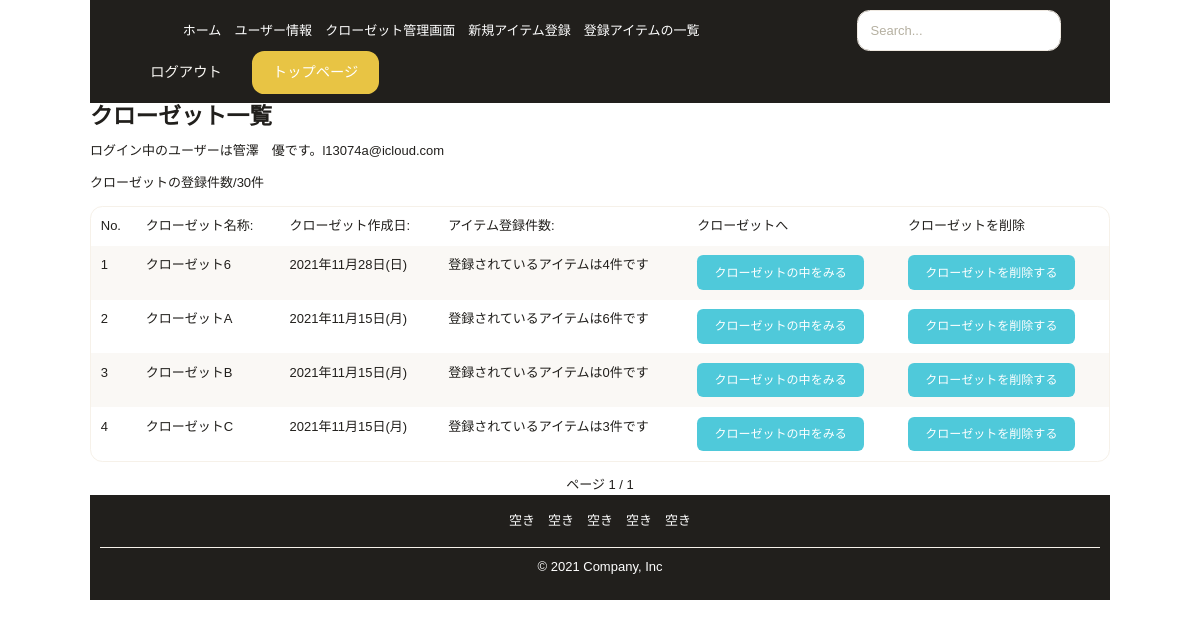
Screenshot of /contents/closet-list/ (signed in) with the database file from the repository.
### account/models.py (models this page shows, shortened)
class MyUser(AbstractBaseUser):
    email = models.EmailField(verbose_name="メールアドレス", max_length=255, unique=True)
    last_name = models.CharField(verbose_name="名前(姓)", max_length=100)
    first_name = models.CharField(verbose_name="名前(名)", max_length=100)
    last_kana = models.CharField(verbose_name="フリガナ(姓)", max_length=100)
    first_kana = models.CharField(verbose_name="フリガナ(名)", max_length=100)
    zip_code = models.CharField(verbose_name="郵便番号", max_length=100)
    prefecture = models.CharField(verbose_name="都道府県", max_length=100, choices=REGION_NAME_CHOICES)
    city_name = models.CharField(verbose_name="市町村", max_length=100)
    street_name = models.CharField(verbose_name="丁目・番地", max_length=100)
    building_name = models.CharField(verbose_name="建物名・部屋番号", max_length=300, blank=True, null=True)
    tel = models.CharField(verbose_name="電話番号", max_length=100)
    date_of_birth = models.DateTimeField(verbose_name="生年月日", blank=True, null=True)
    gender = models.CharField(verbose_name="性別", max_length=50, choices=GENDER_CHOICES, blank=True, null=True)
    personal_image = models.ImageField(verbose_name="プロフィール画像", upload_to='account/user_images', blank=True, null=True)
    is_staff= models.BooleanField(default=False)
    is_active= models.BooleanField(default=True)
    is_admin = models.BooleanField(default=False)
    date_joined = models.DateTimeField(auto_now_add=True)
    objects = UserManager()
    USERNAME_FIELD = 'email'
    REQUIRED_FIELD = []
    def __str__(self):
        return self.email
    @property
    def is_staff(self):
        return self.is_admin

### contents/models.py (models this page shows, shortened)
class Closet(models.Model):
    user = models.ForeignKey(settings.AUTH_USER_MODEL, verbose_name='ユーザー', on_delete=models.CASCADE, null=True)
    create_date = models.DateTimeField(verbose_name='作成日', auto_now_add=True)
    closet_name = models.CharField(verbose_name='クローゼット名', max_length=255, unique=True)
    class Meta:
        ordering =['closet_name']
    @property
    def item_count(self):
        item_count= Item.objects.filter(closet=self).count()
        return item_count

### contents/views.py (the view)
# urls.py: path('closet-list/', closet_ListView, name='closet_list'),
@login_required
def closet_ListView(request):
    object_list = Closet.objects.filter(user_id = request.user)
    paginator = Paginator(object_list, 10)
    page_number = request.GET.get('page')
    page_object = paginator.get_page(page_number)
    return render(request, 'contents/closet_list/closet_list.html', {'page_object': page_object})

### templates/contents/closet_list/closet_list.html (shortened to what this page needs)
{% extends 'contents/contents_base.html' %}
{% load static django_bootstrap5 humanize extra_tags_contents %}
{% block content %}
<div class="container">
    <h1>クローゼット一覧</h1>
    <p style="margin-top: 10px;">ログイン中のユーザーは{{ request.user.last_name }}　{{ request.user.first_name }}です。{{ request.user }}</p>
    <p style="margin-top: 10px;">クローゼットの登録件数{{ page_object.closet_count }}/30件</p>
    {% if page_object %}
    <table class="table table-rounded table-striped border gy-3 gs-3">
        <thead>
            <tr>
                <th>No.</th>
                <th>クローゼット名称:</th>
                <th>クローゼット作成日:</th>
                <th>アイテム登録件数:</th>
                <th>クローゼットへ</th>
                <th>クローゼットを削除</th>
            </tr>
        </thead>
        <tbody>
            {% for item in page_object %}
            <tr>
                <td>{{ forloop.counter0 | add:page_object.start_index }}</td>
                <td>{{ item.closet_name }}</a></td>
                <td>{{ item.create_date |  date:"Y年m月d日(D)" }}</td>
                <td>登録されているアイテムは{{ item.item_count }}件です</td>
                <td><a href="{% url 'item_list' %}?closet={{ item.pk }}" button class="btn btn-sm btn-primary" type="submit">クローゼットの中をみる</a></td>
                <td><a href="{% url 'closet_delete' item.pk %}" button class="btn btn-sm btn-primary" type="submit">クローゼットを削除する</a></td>
            </tr>
            {% endfor %}
        </tbody>
        {% else %}
        <p>まだアイテムが登録されていません</p>
        {% endif %}
    </table>
    <div class="pagination">
        <span class="step-links">
          <span class="current">
            ページ {{ page_object.number }} / {{ page_object.paginator.num_pages }}
          </span>
        </span>
    </div>
</div>
{% endblock content %}

### rows the page displays
MyUser: user.last_name "管澤", user.first_name "優", user "l13074a@icloud.com"
Closet: closet_name "クローゼット6", create_date "2021年11月28日(日)", item_count "4"
Closet: closet_name "クローゼットA", create_date "2021年11月15日(月)", item_count "6"
Closet: closet_name "クローゼットB", create_date "2021年11月15日(月)", item_count "0"
Closet: closet_name "クローゼットC", create_date "2021年11月15日(月)", item_count "3"

### other values shown
{{ page_object.number }} "1"
{{ page_object.paginator.num_pages }} "1"
